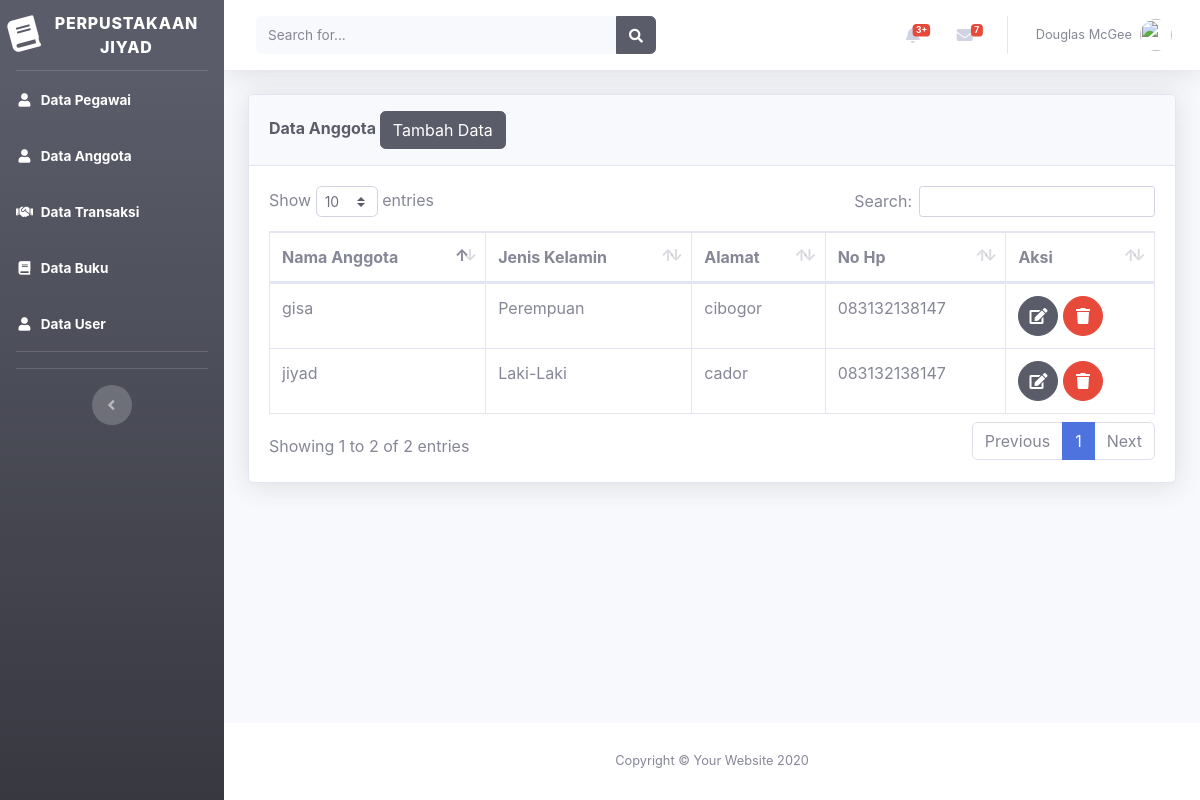
The app's page /beranda.php?page=anggota with its own data.
### tables this page shows
CREATE TABLE `tabel_anggota` (
  `id_anggota` int(5) NOT NULL,
  `nama_anggota` varchar(50) NOT NULL,
  `jenis_kelamin` varchar(15) NOT NULL,
  `alamat` text NOT NULL,
  `no_hp` varchar(20) NOT NULL
);

### views/anggota/anggota.php (the view)
<div class="container-fluid">
<div class="card shadow mb-4">
    <div class="card-header py-3">
        <h6 class="m-0 font-weight-bold text-dark">Data Anggota
            <a href="beranda.php?page=anggota&aksi=add">
                <button class="btn btn-dark">Tambah Data</button>
            </a>
        </h6>
    </div>
    <div class="card-body">
        <div class="table-responsive">
            <table class="table table-bordered" id="dataTable" width="100%" cellspacing="0">
                <thead>
                    <tr>
                        <th>Nama Anggota</th>
                        <th>Jenis Kelamin</th>
                        <th>Alamat</th>
                        <th>No Hp</th>
                        <th>Aksi</th>
                    </tr>
                </thead>
                <tbody>
                    <?php
                        $sql  = "select * from tabel_anggota";
                        $show = $db->query($sql);
                        foreach($show as $agt):
                    ?>
                    <tr>
                        <td><?php echo $agt['nama_anggota']?></td>
                        <td><?php echo $agt['jenis_kelamin']?></td>
                        <td><?php echo $agt['alamat']?></td>
                        <td><?php echo $agt['no_hp']?></td>
                        <td>
                            <a href="beranda.php?page=anggota&aksi=edit&id=<?php echo $agt['id_anggota']?>"
                            class="btn btn-dark btn-circle">
                                        <i class="fas fa-edit"></i>
                                    </a>
                            <a href="model/anggota/prosesdeleteanggota.php?id=<?php echo $agt['id_anggota']?>"
                            class="btn btn-danger btn-circle">
                                        <i class="fas fa-trash"></i>
                                    </a>
                        </td>
                    </tr>
                    <?php endforeach; ?>
                </tbody>
            </table>
        </div>
    </div>
</div>
</div>

### records on screen
tabel_anggota: nama_anggota "gisa", jenis_kelamin "Perempuan", alamat "cibogor", no_hp "083132138147"
tabel_anggota: nama_anggota "jiyad", jenis_kelamin "Laki-Laki", alamat "cador", no_hp "083132138147"
